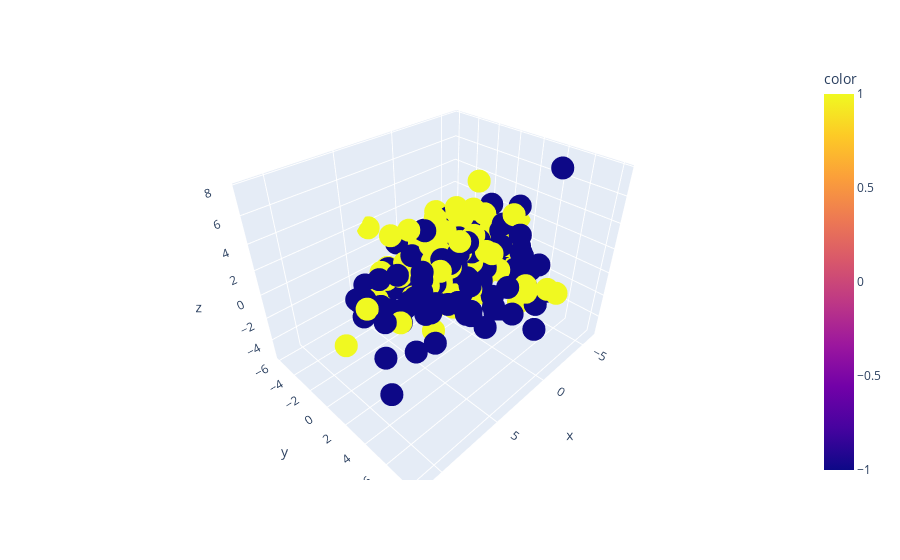

Write notebook code for a chart like this one.
### Code cell
# 3D
pca3 = PCA(n_components=3)
tr3 = pca3.fit_transform(X[:,:-1])

fig = px.scatter_3d(tr3, x=tr3[:,0], y=tr3[:,1], z=tr3[:,2], color=X[:,-1])
fig.show()

### Figure 1 — Plotly figure (JSON) as saved in the notebook; plotly's stock layout.template omitted (floating-point values rounded to 4 significant figures; data arrays with more than 128 entries replaced by an {"elided": "..."} marker saying what was removed)
{"data": [{"hovertemplate": "x=%{x}<br>y=%{y}<br>z=%{z}<br>color=%{marker.color}<extra></extra>", "legendgroup": "", "marker": {"color": {"elided": "300 int values"}, "coloraxis": "coloraxis", "symbol": "circle"}, "mode": "markers", "name": "", "scene": "scene", "showlegend": false, "type": "scatter3d", "x": {"elided": "300 float values"}, "y": {"elided": "300 float values"}, "z": {"elided": "300 float values"}}], "layout": {"coloraxis": {"colorbar": {"title": {"text": "color"}}, "colorscale": [[0, "#0d0887"], [0.1111, "#46039f"], [0.2222, "#7201a8"], [0.3333, "#9c179e"], [0.4444, "#bd3786"], [0.5556, "#d8576b"], [0.6667, "#ed7953"], [0.7778, "#fb9f3a"], [0.8889, "#fdca26"], [1, "#f0f921"]]}, "legend": {"tracegroupgap": 0}, "margin": {"t": 60}, "scene": {"domain": {"x": [0, 1], "y": [0, 1]}, "xaxis": {"title": {"text": "x"}}, "yaxis": {"title": {"text": "y"}}, "zaxis": {"title": {"text": "z"}}}}}
